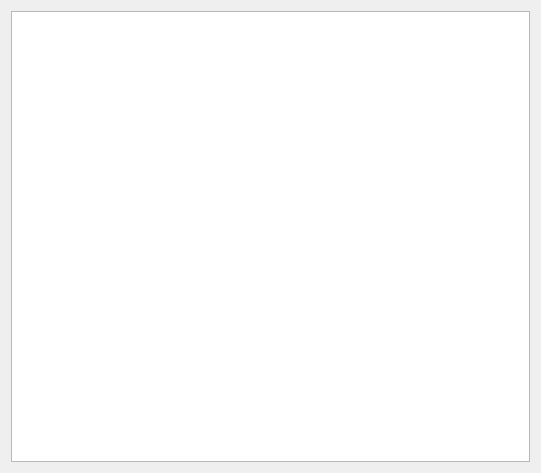
<?xml version="1.0" encoding="UTF-8"?>
<ui version="4.0">
 <class>Widget</class>
 <widget class="QWidget" name="Widget">
  <property name="geometry">
   <rect>
    <x>0</x>
    <y>0</y>
    <width>541</width>
    <height>473</height>
   </rect>
  </property>
  <property name="windowTitle">
   <string>Widget</string>
  </property>
  <layout class="QHBoxLayout" name="horizontalLayout">
   <item>
    <widget class="QGraphicsView" name="graphicsView">
     <property name="mouseTracking">
      <bool>true</bool>
     </property>
    </widget>
   </item>
  </layout>
 </widget>
 <resources/>
 <connections/>
</ui>
